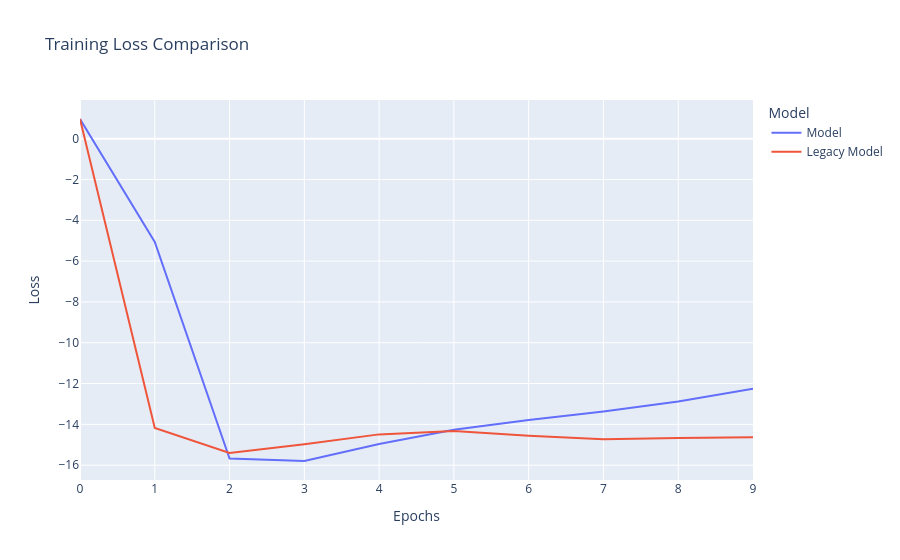

Notebook source saved alongside this figure:
### Code cell
import plotly.graph_objects as go
fig = go.Figure()
nepochs = min(len(dbg_model.history.loss), len(dbg_model_legacy.history.loss))
fig.add_trace(go.Scatter(x=list(range(nepochs)), y=dbg_model.history.loss[:nepochs], mode='lines', name='Model'))
fig.add_trace(go.Scatter(x=list(range(nepochs)), y=dbg_model_legacy.history.loss[:nepochs], mode='lines', name='Legacy Model'))
fig.update_layout(title='Training Loss Comparison',
                  xaxis_title='Epochs',
                  yaxis_title='Loss',
                  legend_title='Model',)

### Figure 1 — Plotly figure (JSON) as saved in the notebook; plotly's stock layout.template omitted (floating-point values rounded to 4 significant figures)
{"data": [{"mode": "lines", "name": "Model", "type": "scatter", "x": [0, 1, 2, 3, 4, 5, 6, 7, 8, 9], "y": [0.9623, -5.059, -15.67, -15.79, -14.96, -14.27, -13.78, -13.37, -12.88, -12.25]}, {"mode": "lines", "name": "Legacy Model", "type": "scatter", "x": [0, 1, 2, 3, 4, 5, 6, 7, 8, 9], "y": [0.9623, -14.18, -15.4, -14.97, -14.49, -14.33, -14.56, -14.73, -14.67, -14.63]}], "layout": {"legend": {"title": {"text": "Model"}}, "title": {"text": "Training Loss Comparison"}, "xaxis": {"title": {"text": "Epochs"}}, "yaxis": {"title": {"text": "Loss"}}}}
